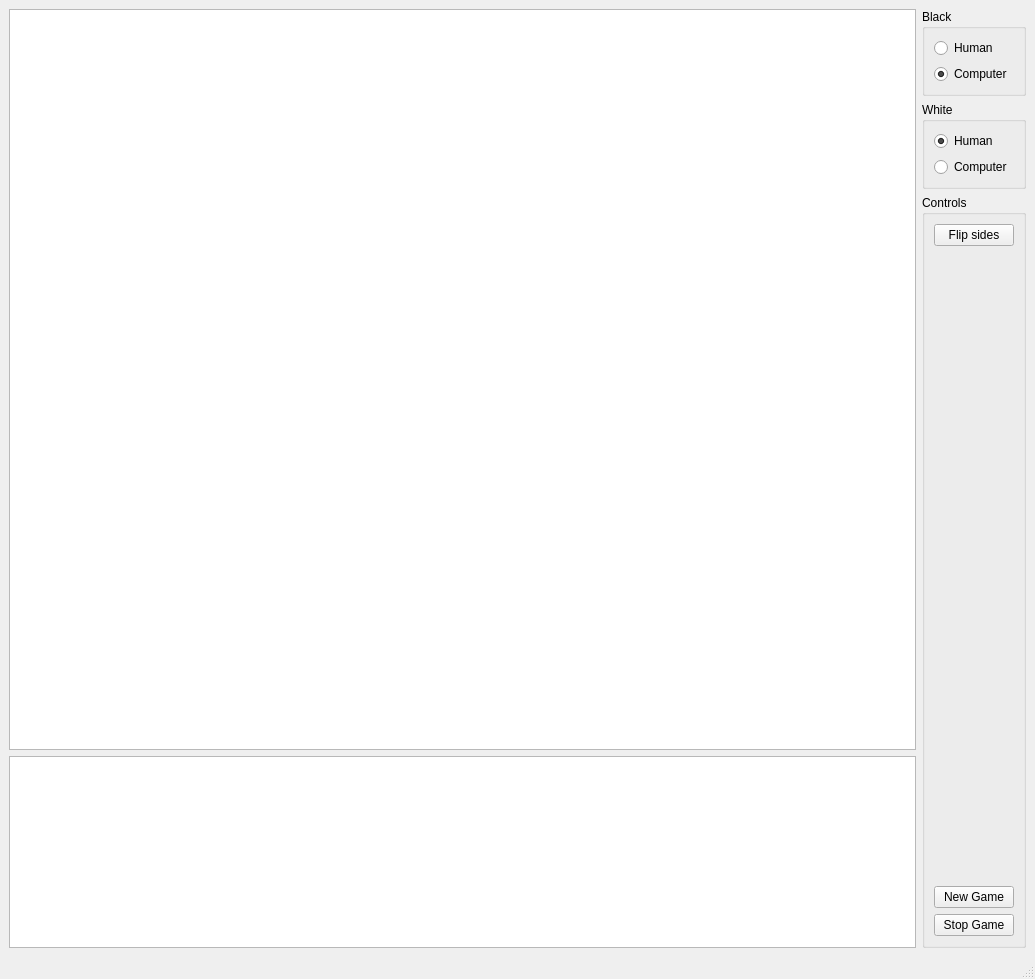
<?xml version="1.0" encoding="UTF-8"?>
<ui version="4.0">
 <class>MainWindow</class>
 <widget class="QMainWindow" name="MainWindow">
  <property name="geometry">
   <rect>
    <x>0</x>
    <y>0</y>
    <width>1035</width>
    <height>979</height>
   </rect>
  </property>
  <property name="sizePolicy">
   <sizepolicy hsizetype="Preferred" vsizetype="Preferred">
    <horstretch>0</horstretch>
    <verstretch>0</verstretch>
   </sizepolicy>
  </property>
  <property name="windowTitle">
   <string>PyChess</string>
  </property>
  <widget class="QWidget" name="centralwidget">
   <layout class="QGridLayout" name="gridLayout_4">
    <item row="0" column="0" rowspan="3">
     <widget class="QChessBoard" name="chessBoard">
      <property name="sizePolicy">
       <sizepolicy hsizetype="Expanding" vsizetype="Expanding">
        <horstretch>0</horstretch>
        <verstretch>2</verstretch>
       </sizepolicy>
      </property>
      <property name="verticalScrollBarPolicy">
       <enum>Qt::ScrollBarAlwaysOff</enum>
      </property>
      <property name="horizontalScrollBarPolicy">
       <enum>Qt::ScrollBarAlwaysOff</enum>
      </property>
      <property name="rubberBandSelectionMode">
       <enum>Qt::ContainsItemShape</enum>
      </property>
     </widget>
    </item>
    <item row="0" column="1">
     <widget class="QGroupBox" name="groupBox_3">
      <property name="sizePolicy">
       <sizepolicy hsizetype="Preferred" vsizetype="Maximum">
        <horstretch>0</horstretch>
        <verstretch>0</verstretch>
       </sizepolicy>
      </property>
      <property name="title">
       <string>Black</string>
      </property>
      <layout class="QGridLayout" name="gridLayout_2">
       <item row="0" column="0">
        <widget class="QRadioButton" name="radioButton_black_human">
         <property name="text">
          <string>Human</string>
         </property>
        </widget>
       </item>
       <item row="1" column="0">
        <widget class="QRadioButton" name="radioButton_black_computer">
         <property name="text">
          <string>Computer</string>
         </property>
         <property name="checked">
          <bool>true</bool>
         </property>
        </widget>
       </item>
      </layout>
     </widget>
    </item>
    <item row="1" column="1">
     <widget class="QGroupBox" name="groupBox_2">
      <property name="sizePolicy">
       <sizepolicy hsizetype="Preferred" vsizetype="Maximum">
        <horstretch>0</horstretch>
        <verstretch>0</verstretch>
       </sizepolicy>
      </property>
      <property name="title">
       <string>White</string>
      </property>
      <layout class="QGridLayout" name="gridLayout">
       <item row="0" column="0">
        <widget class="QRadioButton" name="radioButton_white_human">
         <property name="text">
          <string>Human</string>
         </property>
         <property name="checked">
          <bool>true</bool>
         </property>
        </widget>
       </item>
       <item row="1" column="0">
        <widget class="QRadioButton" name="radioButton_white_computer">
         <property name="text">
          <string>Computer</string>
         </property>
        </widget>
       </item>
      </layout>
     </widget>
    </item>
    <item row="2" column="1" rowspan="2">
     <widget class="QGroupBox" name="groupBox">
      <property name="title">
       <string>Controls</string>
      </property>
      <layout class="QGridLayout" name="gridLayout_3">
       <item row="0" column="0">
        <widget class="QPushButton" name="pushButton_flip">
         <property name="text">
          <string>Flip sides</string>
         </property>
        </widget>
       </item>
       <item row="1" column="0">
        <spacer name="verticalSpacer">
         <property name="orientation">
          <enum>Qt::Vertical</enum>
         </property>
         <property name="sizeHint" stdset="0">
          <size>
           <width>20</width>
           <height>608</height>
          </size>
         </property>
        </spacer>
       </item>
       <item row="3" column="0">
        <widget class="QPushButton" name="pushButton_start">
         <property name="text">
          <string>New Game</string>
         </property>
        </widget>
       </item>
       <item row="4" column="0">
        <widget class="QPushButton" name="pushButton_stop">
         <property name="text">
          <string>Stop Game</string>
         </property>
        </widget>
       </item>
      </layout>
     </widget>
    </item>
    <item row="3" column="0">
     <widget class="QPlainTextEdit" name="plainTextEdit_status">
      <property name="readOnly">
       <bool>true</bool>
      </property>
     </widget>
    </item>
   </layout>
  </widget>
  <widget class="QMenuBar" name="menubar">
   <property name="geometry">
    <rect>
     <x>0</x>
     <y>0</y>
     <width>1035</width>
     <height>26</height>
    </rect>
   </property>
  </widget>
  <widget class="QStatusBar" name="statusbar"/>
 </widget>
 <customwidgets>
  <customwidget>
   <class>QChessBoard</class>
   <extends>QGraphicsView</extends>
   <header>chessboard/chessboard.h</header>
  </customwidget>
 </customwidgets>
 <resources/>
 <connections/>
</ui>
